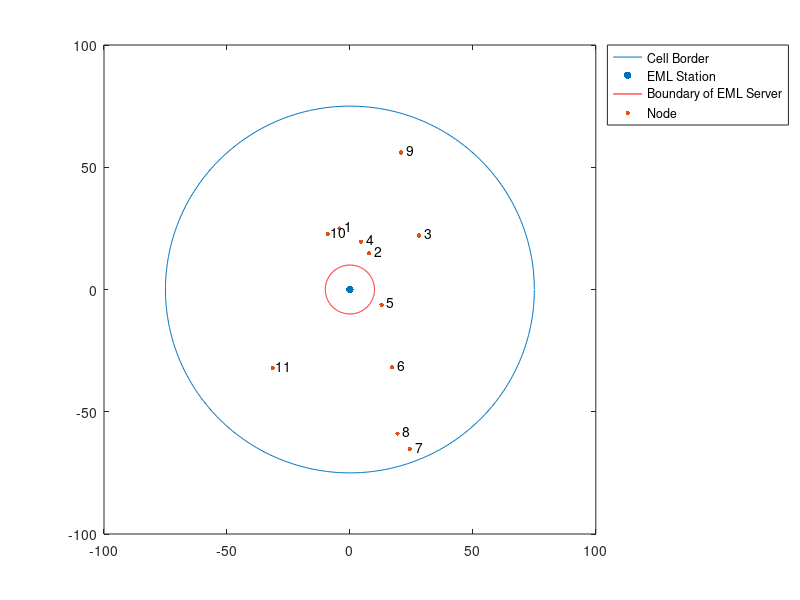

Write the MATLAB code that produced this figure. (Note: this script raises an error after producing the figure.)
clc
clear
close all
rng(4);
tic;
cell_rad=75;% radius of the cell in m
N=11;        % number of Nodes 
Ntx4 = 4;
Nrx4 = 4;
Ntx16 = 16;
Nrx16 = 16;
Ntx32 = 32;
Nrx32 = 32;

c = 3e8;        % propagation speed
fc = 1000e9;      % carrier frequency
lambda = c/fc;  % wavelength


% plotting circle of radius=cell_rad
x=0:0.01:(2*pi);
x_c=cell_rad.*cos(x);
y_c=cell_rad.*sin(x);
plot(x_c,y_c); hold on;
% scattering Nodes uniformly within circle of radius=cell_rad and EML Server at the centre of the cell
scatter(0,0,30,'black','filled');hold on; % EML Server at the center of the cell
x_cb=10.*cos(x); % red circle of 10 for boundary around EML Server
y_cb=10.*sin(x); % red circle of 10 for boundary around EML Server
plot(x_cb,y_cb,'r'); hold on;
r_tx=10+((cell_rad-10).*rand([1,N])); %+10 because no transmitter inside 10m of BS...radius of node 
theta_tx=(2*pi).*rand([1,N]); %theta of node
NumberLabel = cellstr(num2str([1:N]'));
x_tx=r_tx.*cos(theta_tx);
y_tx=r_tx.*sin(theta_tx);
scatter(x_tx,y_tx,10,'blue','filled'); hold on;
text(x_tx+1, y_tx+1, NumberLabel);
legend('Cell Border','EML Station','Boundary of EML Server','Node','Location','NorthEastOutside');


% % % rbi_gen = rand(1,N);  %generating random RBI levels from uniform distribution, for N nodes
% rbi_gen = abs(normrnd(0.7,0.4,[1,N]));
rbi_gen = abs(normrnd(0.7,0.5,[1,N]));
for i = 1:length(rbi_gen)
    if rbi_gen(i) > 1
%         rbi_gen(i) = (randi([3,10]))/10;
          rbi_gen(i) = (randi([3,5]))/10;
    end
end

%Initialising Node struct
Node = repmat(struct('node_id',0, 'rbi', 0, 'x_cor', 0, 'y_cor', 0, 'status', 0, 'service_status', 0, 'service', 0, 'Adjacency_vector' , zeros(1,N)),N,1);
%Using repmat instaed of preallocating for faster execution

% % % NSA = 0.6;

for i = 1:N
    Node(i).node_id = i;    %Assigning node id
    Node(i).rbi = rbi_gen(i);   %Assigning RBI level
    Node(i).x_cor = x_tx(i);   %Assigning X Coordinate 
    Node(i).y_cor = y_tx(i);   %Assigning Y Coordinate
    if Node(i).rbi < 0.3
        Node(i).status = 0;  % 0 = Energy Harvesting state
    else
        Node(i).status = 1;  % 1 = Active state
    end
    
    Node(i).min_sinr = -50; %The minimum detectable value of the received sinr such that the Tx is received, here it is taken arbitrarly as -110dB
    
% % %     if (Node(i).status == 1 && Node(i).rbi > 0.5 && NSA > 0.5)
% % %         Node(i).P_tx = 500*10^(-3);  % If Node is active and has RBI > 0.5, the transmit power is 500mW
% % %     elseif (Node(i).status == 1 && Node(i).rbi < 0.5 && Node(i).rbi > 0.3 && NSA > 0.5)
% % %          Node(i).P_tx = 250*10^(-3);  % If Node is active and has RBI < 0.5 and > 0.3, the transmit power is 250m
% % %     elseif (Node(i).status == 1 && Node(i).rbi > 0.5 && NSA < 0.5)
% % %         Node(i).P_tx = 500*10^(-3);
% % %     elseif (Node(i).status == 1 && Node(i).rbi < 0.5 && Node(i).rbi > 0.3 && NSA < 0.5)
% % %          Node(i).P_tx = 250*10^(-3);
% % %     end
    
    if Node(i).status == 1           % creating an Adjacency vector so as to create Adjacency matrix later
        Node(i).Adjacency_vector = ones(1,N);
        Node(i).Adjacency_vector(i) = 0;
    else
        Node(i).Adjacency_vector = zeros(1,N);
    end
    
end 

Adjacency_matrix = zeros(N,N);%Creating an Adjacency matrix for the network
for i = 1:N
    Adjacency_matrix(i,:) = Node(i).Adjacency_vector;
end

for i = 1:N
     if Node(i).status == 0   %If a node is in harvesting then making sure it does not recieve
        Adjacency_matrix(:,i) = 0;
     end
end


grap = digraph(Adjacency_matrix);
figure;
plot(grap);title('Graph of all active nodes');


% computing distance( in m) between Node k and Node l
% for all k and l from 1 to N(number of links)
d_m=zeros(N,N); % distance matrix
for k=1:N % LOOP for selecting transmitter 
    for l=1:N % LOOP for selecting receiver
        d_m(k,l)=sqrt((x_tx(k)-x_tx(l))^2 + (y_tx(k)-y_tx(l))^2);
    end
end

%to count the number of active nodes
No_active_nodes = 0;
for i = 1:N
    if Node(i).status ~= 0
        No_active_nodes = No_active_nodes + 1;
    end
end


% Assigning services to Nodes to simulate busy nodes and dynamic spectrum
% We take three services SP1 (highest priority, highest BW), SP2(medium
% priority and BW) and SP3 (Lowest priority and BW)
% Service status will tell if the active node is either Tx(1) or Rx(2) or
% idle(0)
% Servive will hold what kind of service it being transmitted, p1, p2, p3
% or none(0)

% norand = abs(normrnd(0, 1.1, [1,No_active_nodes])); 
norand = abs(normrnd(0, 0.01, [1,No_active_nodes]));
% norand = abs(normrnd(0,0.7,[1,No_active_nodes])); % Generates random values from normal dist. so that a small number of values are greater than 1 and these can be used as Tx nodes
%mean 0 and var 1 gives good amount of busy nodes for rng seed 3 to get NSA
%less than 0.5

% Now we write a piece of code to check if half or half - 1 or more than
% half of the values of norand are greater than 1, if yes then we modify
% the norand value such that only less than half - 1 number of values are
% greater than 1

countnor = 0;
for i = 1:No_active_nodes
    if norand(i) >= 1
       countnor = countnor + 1; 
    end
end

countcng = countnor;
if countnor >= (No_active_nodes/2) - 1 
   disp("Error, applying correction")
   for i = 1:No_active_nodes
      if norand(i) >= 1
         if countcng >= (No_active_nodes/2) - 1
            norand(i) = rand;
            countcng = countcng - 1;
         end
      end
   end
end

% Correction is done

j = 1;
for i = 1:N
    if Node(i).status == 1
        if norand(j) >= 1 
            Node(i).service_status = 1;
            % Now the followng code is to assign a service to the Tx node with
            % service p1 occuring with 50% probability, p2 with prob. 30% and p3 with prob. 20%
            rn = rand;
            if rn <= 0.5
                Node(i).service = 1;
            elseif rn > 0.5 && rn <= 0.8
                Node(i).service = 2;
            else 
                Node(i).service = 3;
            end
        end
        j = j+1;
    end
end

% Now we need to choose the destination for the nodes which are
% transmitting, for simplicity we assume dirct source to destination
% transmission
% We also create a service matrix will holds all the dirct transmissions
% and spectrum matrix will contain the BW used for the links from source (row number)
% and destination (column number)

% First we collect all the nodes which are capable of Rx into an array
collec_arr = zeros(1,N);
Already_tx_count = 0;
for i = 1:N
    if Node(i).status == 1 && Node(i).service_status == 0 % If node is active and idle
        collec_arr(1,i) = Node(i).node_id; 
    end
    if Node(i).status == 1 && Node(i).service_status == 1 % If node is active and idle
         Already_tx_count = Already_tx_count +1; % counts the number of already Tx nodes 
    end
end


collec_arr1 = nonzeros(collec_arr);
collec_arr_len = length(collec_arr1);

skip_itr2 = 0; % skip iteration count if number of already Tx nodes is greater then the avaliable nodes for reception
if Already_tx_count > collec_arr_len
%     disp(ind);
    disp("This iteration has already Tx nodes greater than nodes avaliable for reception");
    skip_itr2 = skip_itr2 + 1;
    return;
end
    
    
% Now we rearrange collec_arr1 according to random permutation to simulate
% random selection of target
collec_arr1 = collec_arr1(randperm(length(collec_arr1)));
% We also create a service matrix and a spectrum matrix
ser_mat = zeros(N,N);
spec_mat = zeros(N,N); % Holds the services in busy nodes
spec_mat_occp = zeros(N,N);   % Holds the spectrum usage in MHz in busy nodes

% Now we assign destinations
for i = 1:N
    if Node(i).status == 0
        continue;
    end
    if Node(i).service_status == 1
        Node(collec_arr1(1)).service_status = 2;
        ser_mat(i,collec_arr1(1)) = Node(i).service;
        spec_mat(i,collec_arr1(1)) = Node(i).service;
        collec_arr1(1,1) = 0;
        collec_arr1 = nonzeros(collec_arr1);
    end
end

% Plot of all occupied paths 
grap_occupied_paths = digraph(spec_mat);
figure;
plot(grap_occupied_paths);
title('The graph of occupied paths among the active nodes');

% Now we create a service adjacency matrix and graph avaliable for new
% transmission
ser_adj = zeros(N,N);
for i = 1:N
    if Node(i).status == 1 && Node(i).service_status == 0 % If the node is active and idle
        ser_adj(i,:) = ones(1,N);
        ser_adj(i,i) = 0;
    end
end

for i = 1:N
    if Node(i).status == 0 || Node(i).service_status == 1  || Node(i).service_status == 2 % If node is asleep or Tx or Rx, making ser_adj such that it does not participate
        ser_adj(:,i) = 0;
    end
end

No_active_avaliable_nodes = 0;
for i = 1:N
    if Node(i).status ~= 0 && Node(i).service_status == 0
        No_active_avaliable_nodes = No_active_avaliable_nodes + 1;
    end
end

skip_itr = 0; % skip iteration if there are 0 or 1 nodes avaliable for new transmission
if No_active_avaliable_nodes == 0 || No_active_avaliable_nodes == 1
%     disp(ind);
    disp("This iteration has 0 free nodes");
    skip_itr = skip_itr + 1;
    return;
end


% Plot of all avaliable paths
grap_paths = digraph(ser_adj);
figure;
plot(grap_paths);
title('All avaliable paths for new transmission');

% 4G max channel BW is 20Mhz
% 5G uses channel BW of upto 100Mhz
% We assume the total bandwidth avaliable for the cell is 1Ghz
% We allocate BW of 80Mhz for SP1, 50Mhz for SP2 and 30Mhz for SP3
% Now we calculate the NSA based on the spectrum matrix

cell_channel_bandwidth = 1000; % In Mhz
used_spectrum = 0; %in Mhz
for i = 1:N
    for j = 1:N
        if spec_mat(i,j) == 1
            used_spectrum = used_spectrum + 80;
            spec_mat_occp(i,j) = 80;
        elseif spec_mat(i,j) == 2
            used_spectrum = used_spectrum + 50;
            spec_mat_occp(i,j) = 50;
        elseif spec_mat(i,j) == 3
            used_spectrum = used_spectrum + 30;
            spec_mat_occp(i,j) = 30;
        elseif spec_mat(i,j) == 0
            used_spectrum = used_spectrum + 0;
            spec_mat_occp(i,j) = 0;
        end
    end
end

if (used_spectrum > cell_channel_bandwidth)
    disp('Error: Spectrum allocated for services exceeds maximum cell chanel bandwidth');
end

NSA = (cell_channel_bandwidth - used_spectrum)/cell_channel_bandwidth;

% Now we decide on the Ptx of nodes based on the RBI levels and NSA
% according to BCG matrix
Higher_Tx_power = 1500*10^(-3);
Lower_Tx_power = 1000*10^(-3);
for i = 1:N    
    if (Node(i).status == 1 && Node(i).rbi >= 0.5 && NSA >= 0.5)
% % %         Node(i).P_tx = 500*10^(-3);  % If Node is active and has RBI > 0.5, the transmit power is 500mW
        Node(i).P_tx = Higher_Tx_power;
    elseif (Node(i).status == 1 && Node(i).rbi < 0.5 && Node(i).rbi >= 0.3 && NSA >= 0.5)
% % %          Node(i).P_tx = 250*10^(-3);  % If Node is active and has RBI < 0.5 and > 0.3, the transmit power is 250m
         Node(i).P_tx = Lower_Tx_power;
    elseif (Node(i).status == 1 && Node(i).rbi >= 0.5 && NSA < 0.5)
% % %         Node(i).P_tx = 500*10^(-3);
        Node(i).P_tx = Higher_Tx_power;
    elseif (Node(i).status == 1 && Node(i).rbi < 0.5 && Node(i).rbi >= 0.3 && NSA < 0.5)
% % %          Node(i).P_tx = 250*10^(-3);
         Node(i).P_tx = Lower_Tx_power;
    end
end


f = 1000*10^9; %Carrier Frequency
n = 2; %Path Loss Component
grv = 3.1449;  %AWGN noise with 0 mean and 3.1449db variance
h_dB = zeros(N,N);
h_mag = zeros(N,N);
for i = 1:N
    for j = 1:N
        if i == j
            h_dB(i,i) = NaN; 
            h_mag(i,i) = NaN;
            continue;
        end
        
        h_dB(i,j) = (20*(log10((4*pi*f)/(3*(10^8))))) + (10*n*log10(d_m(i,j))) + grv;   % Path Loss matrix in dB
        h_mag(i,j) = 10^(h_dB(i,j)/10);
    end
    
end

Ptx_inf = 100*10^(-3); %Interference from other nodes... Tx power is taken as 100mW
No_dBm = -174;   %AWGN Noise is taken as -174 dBm/Hz
B = 50*10^(9);   % Bandwidth is 50GHz 
No_W = (10^(No_dBm/10))*1000;
N_B = No_W*B;    %AWGN noise power

P_inf = zeros(1,N);
P_inf_dB = zeros(1,N);
for i = 1:N
    if Node(i).status == 0
        P_inf(i) = NaN;
        P_inf_dB(i) = NaN;
        continue;
    end
    for j = 1:N
        if j == i || Node(j).status == 0
            continue;
        end
       P_inf(i) = P_inf(i) + (Ptx_inf/h_mag(i,j)); 
       P_inf_dB(i) = 10*log10(P_inf(i));
    end
end



% % % Src = input('Enter Source Node ID \n');
% % % Des = input('Enter destination Node ID \n');
% % % set = 0;
% % % for i = 1:N
% % %     for j = 1:N
% % %         if ser_adj(i,j) == 1
% % %             Src = i;
% % %             Des = j;
% % %             set = 1;
% % %             break;
% % %         end
% % %     end
% % %     if set == 1
% % %         break;
% % %     end
% % % end

% % % [r1,c1] = find(ser_adj); % Getting the row and coloumn numbers of all non zero values, i.e, all nodes between which new tx can occur 
% % % ran_si = size(r1);
% % % ran_tem = ran_si(1);
% % % ran_ind = randi(ran_tem); % picking a random row and col number
% % % Src = r1(ran_ind);
% % % Des = c1(ran_ind);

Src = 7;
Des = 11;

if Node(Src).status == 0
    disp('Source is in Harvesting mode in iteration \n');
%     disp(ind);
    return
elseif Node(Des).status == 0
    disp('Destination is in Harvesting mode in iteration \n');
%     disp(ind);
    return
elseif Node(Src).service_status ~= 0
    disp('Source is already Transmitting or Receiving in iteration \n');
%     disp(ind);
    disp(Src);
    disp(Des);
elseif Node(Des).service_status ~=0
    disp('Destination is already Transmitting or Receiving in iteration \n');
%     disp(ind);
    disp(Src);
    disp(Des);
end

Src_Des_info = zeros(N,N);
Src_Des_info(Src,Des) = 1;

%for N=10...5,10
%for N=7....1,6
%for N=8...6,7
%for N=9...5,4
%for N=11...5,10
%for N=12...5,10 or 2,6 or 5,6
%for N=12 and var = 1.5... 6,9
% for N= 15 and var = 1 ... 4,3


if No_active_avaliable_nodes > 12
    paths = allpaths(grap_paths,Src,Des, 'MaxPathLength', 6);
else
    paths = allpaths(grap_paths,Src,Des);
    %paths = allpaths(grap_paths,4,3);
end
i = size(paths);
psize = i(1);



pat_mat = zeros(psize, No_active_nodes);



for i = 1:psize
    p = paths(i,:);
    p1 = cell2mat(p);
    pat_mat(i,1:length(p1)) = p1;
end
%pat_mat contains the paths in each row with zeros appended at end


SE_SISO = zeros(psize, N);
SINR_SISO = nan(psize, N);
SINR_dB_SISO = nan(psize, N);
SINR_m_dB_SISO = nan(psize, N);
SE4 = zeros(psize, N);
SINR4 = nan(psize, N);
SINR4_dB = nan(psize, N);
SINR4_m_dB = nan(psize, N);
SE16 = zeros(psize, N);
SINR16_dB = nan(psize, N);
SINR16 = nan(psize, N);
SINR16_m_dB = nan(psize, N);
SE32 = zeros(psize, N);
SINR32 = nan(psize, N);
SINR32_dB = nan(psize, N);
SINR32_m_dB = nan(psize, N);
SE_SISO_path = zeros(psize, 1);
SE_SISO_path1 = zeros(psize, 1);
SE_SISO_dB = zeros(psize, 1);
SE4_path = zeros(psize, 1);
SE4_path1 = zeros(psize, 1);
SE4_dB = zeros(psize, 1);
SE16_path = zeros(psize, 1);
SE16_path1 = zeros(psize, 1);
SE16_dB = zeros(psize, 1);
SE32_path = zeros(psize, 1);
SE32_path1 = zeros(psize, 1);
SE32_dB = zeros(psize, 1);

EE_SISO = zeros(psize, 1);
EE_SISO_dB = zeros(psize, 1);
EE4 = zeros(psize, 1);
EE4_dB = zeros(psize, 1);
EE16 = zeros(psize, 1);
EE16_dB = zeros(psize, 1);
EE32 = zeros(psize, 1);
EE32_dB = zeros(psize, 1);

ber_sisomp = zeros(psize, N);
ber_mimomp4 = zeros(psize, N);
ber_mimomp16 = zeros(psize, N);
ber_mimomp32 = zeros(psize, N);
ber_sisomp_btlnk = zeros(psize, 1);
ber_mimomp4_btlnk = zeros(psize, 1);
ber_mimomp16_btlnk = zeros(psize, 1);
ber_mimomp32_btlnk = zeros(psize, 1);

relsiz = zeros(psize,1); %This matrix stores the length of each corresponding path, to be used in results

a_time = 0;
b_time = 0;



for k = 1:psize
    relay = pat_mat(k,:); %To select one path from the matrix
    relay = nonzeros(relay)'; %To remove zero padding at the end of each path
    L = length(relay); %To store length of the selected path
    relsiz(k,1) = L;
    
    
    Nframe = 1e3;
    Nbitperframe = 1e4;
    Nsamp = Nframe*Nbitperframe;
    ebn0_param = 240;
    Nsnr = numel(ebn0_param);
    Nscat = 8;
    rel_size = numel(relay);
    
    %C_mimo_cu4 = zeros(1,N);
    %C_mimo_ck4 = zeros(1,N);



    %C_mimo_cu16 = zeros(1, N);
    %C_mimo_ck16 = zeros(1,rel_size);



    %C_mimo_cu32 = zeros(1,N);
    %C_mimo_ck32 = zeros(1,N);



    %C_mimo_cu_siso = zeros(1,N);
    %C_mimo_ck_siso = zeros(1,N);
    
    for i = 1:rel_size
        if i == rel_size
            break;
        end
        
        
        txcenter = [x_tx(relay(i));y_tx(relay(i));0];
        rxcenter = [x_tx(relay(i+1));y_tx(relay(i+1));0];

        % SISO Channel

        [~,txang] = rangeangle(rxcenter,txcenter);
        [~,rxang] = rangeangle(txcenter,rxcenter);

        txsipos = [0;0;0];
        rxsopos = [0;0;0];

        % Path Loss 
        n = 2; %Path Loss Component
        grv = 3.1449;  %AWGN noise with 0 mean and 3.1449db variance
        h_dB =  (20*(log10((4*pi*fc)/(3*(10^8))))) + (10*n*log10(norm(rxcenter-txcenter))) + grv;   % Path Loss matrix in dB
        h_mag = 10^(h_dB/10);
        % h = randn + 1i*randn;
        % g = 1;  % gain for the path
        g = 1/h_mag;   
        
        
        sisochan = scatteringchanmtx(txsipos,rxsopos,txang,rxang,g);

        % Using BPSK modulation, the bit error rate (BER) for such a SISO channel can be plotted as
        Nsamp = 1e6;
        x = randi([0 1],Nsamp,1);
        
        txarray4 = phased.ULA('NumElements',Ntx4,'ElementSpacing',lambda/2);
        txmipos4 = getElementPosition(txarray4)/lambda;

        rxarray4 = phased.ULA('NumElements',Nrx4,'ElementSpacing',lambda/2);
        rxmopos4 = getElementPosition(rxarray4)/lambda;

        txarray16 = phased.ULA('NumElements',Ntx16,'ElementSpacing',lambda/2);
        txmipos16 = getElementPosition(txarray16)/lambda;

        rxarray16 = phased.ULA('NumElements',Nrx16,'ElementSpacing',lambda/2);
        rxmopos16 = getElementPosition(rxarray16)/lambda;

        txarray32 = phased.ULA('NumElements',Ntx32,'ElementSpacing',lambda/2);
        txmipos32 = getElementPosition(txarray32)/lambda;

        rxarray32 = phased.ULA('NumElements',Nrx32,'ElementSpacing',lambda/2);
        rxmopos32 = getElementPosition(rxarray32)/lambda;
        
        [txang,rxang,scatg,scatpos] = ...
        My_helperComputeRandomScatterer(txcenter,rxcenter,Nscat,fc);
%         My_helperComputeRandomScatterer(txcenter,rxcenter,Nscat,fc);
        
        % helperPlotSpatialMIMOScene(txsipos,rxsopos,...
        %     txcenter,rxcenter,scatpos);
        
        
        %%%
        %%% BER Calculation
        
        %%% SISO
        
        % SISO Multipath

        Nframe = 1e3;
        Nbitperframe = 1e3;
        Nsamp = Nframe*Nbitperframe;

        x = randi([0 1],Nbitperframe,1);
        x4 = randi([0 1],Nbitperframe,Ntx4);
        x16 = randi([0 1],Nbitperframe,Ntx16);
        x32 = randi([0 1],Nbitperframe,Ntx32);

        nerr_siso = zeros(1,Nsnr);
        nerr4 = zeros(Nrx4,Nsnr);
        nerr16 = zeros(Nrx16,Nsnr);
        nerr32 = zeros(Nrx32,Nsnr);

% % %         for m = 1:Nframe
% % %             
% % %             % SISO Multipath
% % %             
% % %             sisompchan = scatteringchanmtx(txsipos,rxsopos,txang,rxang,scatg);
% % %             wr_siso = sisompchan'/norm(sisompchan);
% % %             nerr_siso = nerr_siso+helperMIMOBER(sisompchan,x,ebn0_param,1,wr_siso);
% % %             
% % %             % 4x4 Multipath
% % %             
% % %             mimompchan4 = scatteringchanmtx(txmipos4,rxmopos4,txang,rxang,scatg);
% % %             [u4,s4,v4] = svd(mimompchan4);
% % %             wt_4 = u4(:,1)';
% % %             wr_4 = v4(:,1);
% % %             nerr4 = nerr4+helperMIMOBER(mimompchan4,x,ebn0_param,wt_4,wr_4);
% % %             
% % %             % 16x16 Multipath
% % %             
% % %             mimompchan16 = scatteringchanmtx(txmipos16,rxmopos16,txang,rxang,scatg);
% % %             [u16,s16,v16] = svd(mimompchan16);
% % %             wt16 = u16(:,1)';
% % %             wr16 = v16(:,1);
% % %             nerr16 = nerr16+helperMIMOBER(mimompchan16,x,ebn0_param,wt16,wr16);
% % %             
% % %             % 32x32 Multipath
% % %             
% % %             mimompchan32 = scatteringchanmtx(txmipos32,rxmopos32,txang,rxang,scatg);
% % %             [u32,s32,v32] = svd(mimompchan32);
% % %             wt32 = u32(:,1)';
% % %             wr32 = v32(:,1);
% % %             nerr32 = nerr32+helperMIMOBER(mimompchan32,x,ebn0_param,wt32,wr32);
% % %             
% % %         end
% % %         ber_sisomp(k,(i+1)) = nerr_siso/Nsamp;
% % %         ber_mimomp4(k,(i+1)) = nerr4/Nsamp;
% % %         ber_mimomp16(k,(i+1)) = nerr16/Nsamp;
% % %         ber_mimomp32(k,(i+1)) = nerr32/Nsamp;
        
       
        
        %%%

        C_mimo_ck4_temp = zeros(1,Nsnr);
        C_mimo_ck16_temp = zeros(1,Nsnr);
        C_mimo_ck32_temp = zeros(1,Nsnr);
        C_mimo_ck_siso_temp = zeros(1,Nsnr);
        
        Ntrial = 1000;
        
        for m = 1:Nsnr
            for n = 1:Ntrial
                
                % SISO
                
                % BER
                sisompchan = scatteringchanmtx(txsipos,rxsopos,txang,rxang,scatg);
                wr_siso = sisompchan'/norm(sisompchan);
                nerr_siso = nerr_siso+helperMIMOBER(sisompchan,x,ebn0_param,1,wr_siso);
                
                
                % Capacity
                N0 = db2pow(-ebn0_param(m));
                % [~,~,~,~,cu_siso] = diagbfweights(sisochan,1,N0,'uniform');
                [~,~,~,~,ck_siso] = diagbfweights(sisochan,1,N0,'waterfill');
                % C_mimo_cu_siso(m) = C_mimo_cu_siso(m)+cu_siso;
                C_mimo_ck_siso_temp(m) = C_mimo_ck_siso_temp(m)+ck_siso;


                % 4x4 BER
                
                mimompchan4 = scatteringchanmtx(txmipos4,rxmopos4,txang,rxang,scatg);
% % %                 [u4,s4,v4] = svd(mimompchan4);
% % %                 wt_4 = u4(:,1)';
% % %                 wr_4 = v4(:,1);
% % %                 nerr4 = nerr4+helperMIMOBER(mimompchan4,x,ebn0_param,wt_4,wr_4);
% % %                 [wp_4,wc_4] = diagbfweights(mimompchan4);
% % %                 nerr4 = nerr4+helperMIMOMultistreamBER(mimompchan4,x4,ebn0_param,wp_4,wc_4);
                
                
                
                
                % 4x4 Capacity
% % %                 mimompchan4 = scatteringchanmtx(txmipos4,rxmopos4,txang,rxang,scatg);
                N0 = db2pow(-ebn0_param(m));
                % [~,~,~,~,cu4] = diagbfweights(mimompchan4,1,N0,'uniform');
                [wp_4,wc_4,~,~,ck4] = diagbfweights(mimompchan4,1,N0,'waterfill');
                nerr4 = nerr4+helperMIMOMultistreamBER(mimompchan4,x4,ebn0_param,wp_4,wc_4);
                % C_mimo_cu4(m) = C_mimo_cu4(m)+cu4;
                C_mimo_ck4_temp(m) = C_mimo_ck4_temp(m)+ck4;


                % 16x16 BER
                
                mimompchan16 = scatteringchanmtx(txmipos16,rxmopos16,txang,rxang,scatg);
% % %                 [u16,s16,v16] = svd(mimompchan16);
% % %                 wt16 = u16(:,1)';
% % %                 wr16 = v16(:,1);
% % %                 nerr16 = nerr16+helperMIMOBER(mimompchan16,x,ebn0_param,wt16,wr16);
% % %                 [wp_16,wc_16] = diagbfweights(mimompchan16);
% % %                 nerr16 = nerr16+helperMIMOMultistreamBER(mimompchan16,x16,ebn0_param,wp_16,wc_16);
                
                
                
                
                % 16x16 Capacity
% % %                 mimompchan16 = scatteringchanmtx(txmipos16,rxmopos16,txang,rxang,scatg);
                N0 = db2pow(-ebn0_param(m));
                % [~,~,~,~,cu16] = diagbfweights(mimompchan16,1,N0,'uniform');
                [wp_16,wc_16,~,~,ck16] = diagbfweights(mimompchan16,1,N0,'waterfill');
                nerr16 = nerr16+helperMIMOMultistreamBER(mimompchan16,x16,ebn0_param,wp_16,wc_16);
                % C_mimo_cu16(m) = C_mimo_cu16(m)+cu16;
                C_mimo_ck16_temp(m) = C_mimo_ck16_temp(m)+ck16;


                % 32x32 BER
                
                mimompchan32 = scatteringchanmtx(txmipos32,rxmopos32,txang,rxang,scatg);
% % %                 [u32,s32,v32] = svd(mimompchan32);
% % %                 wt32 = u32(:,1)';
% % %                 wr32 = v32(:,1);
% % %                 nerr32 = nerr32+helperMIMOBER(mimompchan32,x,ebn0_param,wt32,wr32);
% % %                 [wp_32,wc_32] = diagbfweights(mimompchan32);
% % %                 nerr32 = nerr32+helperMIMOMultistreamBER(mimompchan32,x32,ebn0_param,wp_32,wc_32);
                
                
                
                
                
                % 32x32 Capacity
% % %                 mimompchan32 = scatteringchanmtx(txmipos32,rxmopos32,txang,rxang,scatg);
                N0 = db2pow(-ebn0_param(m));
                % [~,~,~,~,cu32] = diagbfweights(mimompchan32,1,N0,'uniform');
                [wp_32,wc_32,~,~,ck32] = diagbfweights(mimompchan32,1,N0,'waterfill');
                nerr32 = nerr32+helperMIMOMultistreamBER(mimompchan32,x32,ebn0_param,wp_32,wc_32);
                %C_mimo_cu32(m) = C_mimo_cu32(m)+cu32;
                C_mimo_ck32_temp(m) = C_mimo_ck32_temp(m)+ck32;
            end
            
            
            ber_sisomp(k,(i+1)) = nerr_siso/Nsamp;
% % %             ber_mimomp4(k,(i+1)) = nerr4/Nsamp;
            ber_mimompdiag4 = nerr4/Nsamp;
            ber_mimomp4(k,(i+1)) = ber_mimompdiag4(1,:).';
% % %             ber_mimomp16(k,(i+1)) = nerr16/Nsamp;
            ber_mimompdiag16 = nerr16/Nsamp;
            ber_mimomp16(k,(i+1)) = ber_mimompdiag16(1,:).';
% % %             ber_mimomp32(k,(i+1)) = nerr32/Nsamp;
            ber_mimompdiag32 = nerr32/Nsamp;
            ber_mimomp32(k,(i+1)) = ber_mimompdiag32(1,:).';
        
        end
        
        SE_SISO(k,i) = C_mimo_ck_siso_temp/Ntrial; % SE: 1st cell in each row gives the SE of link between 1st and 2nd node
        SINR_SISO(k,(i+1)) = (2^(SE_SISO(k,i))) - 1; % SINR: 2st cell in each row gives the Rx SINR of link between 1st and 2nd node at the 2nd node
        SINR_dB_SISO(k,(i+1)) = 10*log10(SINR_SISO(k,(i+1)));
        
        SINR_m_dB_SISO(k,(i+1)) = SINR_dB_SISO(k,(i+1)) - (-40);  % SINR threshold at Rx is -40 dB
        SE4(k,i) = C_mimo_ck4_temp/Ntrial;
        SINR4(k,(i+1)) = (2^(SE4(k,i))) - 1;
        SINR4_dB(k,(i+1)) = 10*log10(SINR4(k,(i+1)));
        SINR4_m_dB(k,(i+1)) = SINR4_dB(k,(i+1)) - (-40);
        SE16(k,i) = C_mimo_ck16_temp/Ntrial;
        SINR16(k,(i+1)) = (2^(SE16(k,i))) - 1;
        SINR16_dB(k,(i+1)) = 10*log10(SINR16(k,(i+1)));
        SINR16_m_dB(k,(i+1)) = SINR16_dB(k,(i+1)) - (-40);
        SE32(k,i) = C_mimo_ck32_temp/Ntrial;
        SINR32(k,(i+1)) = (2^(SE32(k,i))) - 1;
        SINR32_dB(k,(i+1)) = 10*log10(SINR32(k,(i+1)));
        SINR32_m_dB(k,(i+1)) = SINR32_dB(k,(i+1)) - (-40);
        
    end
    

    
    
    
    
    disp("Path No. done");
    disp(k);
    disp("Remaining paths are:")
    disp(psize - (k));
    a_time = toc;
    Act_time = a_time - b_time;
    b_time = a_time;
    disp("Time taken for this single path:")
    disp(Act_time);

    
end

time_to_cal_path_SE = toc;
disp("Time take to find SE of each link of all paths:")
disp(time_to_cal_path_SE);





for i = 1:psize
    relay = pat_mat(i,:); %To select one path from the matrix
    relay = nonzeros(relay)'; %To remove zero padding at the end of each path
    L = length(relay); %To store length of the selected path
    temp_SISO = nonzeros(SE_SISO(i,:));
    SE_SISO_path(i,:) = min(temp_SISO);
    SE_SISO_path1(i,:) = SE_SISO_path(i,:)/(L-1);
    SE_SISO_dB(i,:) = 10*log10(SE_SISO_path1(i,1));
    temp_4 = nonzeros(SE4(i,:));
    SE4_path(i,:) = min(temp_4);
    SE4_path1(i,:) = SE4_path(i,:)/(L-1);
    SE4_dB(i,:) = 10*log10(SE4_path1(i,1));
    temp_16 = nonzeros(SE16(i,:));
    SE16_path(i,:) = min(temp_16);
    SE16_path1(i,:) = SE16_path(i,:)/(L-1);
    SE16_dB(i,:) = 10*log10(SE16_path1(i,1));
    temp_32 = nonzeros(SE32(i,:));
    SE32_path(i,:) = min(temp_32);
    SE32_path1(i,:) = SE32_path(i,:)/(L-1); 
    SE32_dB(i,:) = 10*log10(SE32_path1(i,1));
    
    
    %To calculate EE of the selected path
    P_ckt = 0.010; % Circuit Power in W
    Power_tx = 0;
    for j = 1:(L-1)
    Power_tx = Power_tx + Node(relay(j)).P_tx + P_ckt;
    end
    %disp(Power_tx);
    EE_SISO(i,1) = SE_SISO_path1(i,1)/(Power_tx);
    EE_SISO_dB(i,1) = 10*log10(EE_SISO(i,1));
    EE4(i,1) = SE4_path1(i,1)/(Power_tx);
    EE4_dB(i,1) = 10*log10(EE4(i,1));
    EE16(i,1) = SE16_path1(i,1)/(Power_tx);
    EE16_dB(i,1) = 10*log10(EE16(i,1));
    EE32(i,1) = SE32_path1(i,1)/(Power_tx);
    EE32_dB(i,1) = 10*log10(EE32(i,1));
    
    
    %%% BER 
    
    % We put the max BER of a path as bottleneck of the path and put it
    % into ber_bottleneck
    ber_sisomp_btlnk(i,1) = max(ber_sisomp(i,:));  % For SISO multipath
    
    ber_mimomp4_btlnk(i,1) = max(ber_mimomp4(i,:)); % For 4x4 Multipath
    
    ber_mimomp16_btlnk(i,1) = max(ber_mimomp16(i,:)); % For 16x16 Multipath
    
    ber_mimomp32_btlnk(i,1) = max(ber_mimomp32(i,:)); % For 32x32 Multipath
   
end


%Result of EE,SE,SINR-m Vs No of intermediate relays
count = hist(relsiz,1:max(relsiz)); % Creates a vector where in each cell contains the total paths with length equal to column number
sm_SISO_mat = zeros((No_active_nodes),(psize)); %This matrix is used to store the sinr margins like ,row 3 contains the  avg sirn margins of all the paths that are of length 3 and so on... for a path with length 3 the avg sinr on that path is calculated and inserted into this matrix at row 3
sm4_mat = zeros((No_active_nodes),(psize)); %This matrix is used to store the sinr margins like ,row 3 contains the  avg sirn margins of all the paths that are of length 3 and so on... for a path with length 3 the avg sinr on that path is calculated and inserted into this matrix at row 3
sm16_mat = zeros((No_active_nodes),(psize)); %This matrix is used to store the sinr margins like ,row 3 contains the  avg sirn margins of all the paths that are of length 3 and so on... for a path with length 3 the avg sinr on that path is calculated and inserted into this matrix at row 3
sm32_mat = zeros((No_active_nodes),(psize)); %This matrix is used to store the sinr margins like ,row 3 contains the  avg sirn margins of all the paths that are of length 3 and so on... for a path with length 3 the avg sinr on that path is calculated and inserted into this matrix at row 3
se_SISO_mat = zeros((No_active_nodes),(psize)); %This matrix is used to store the SE value like ,row 3 contains the SE values of all the paths that are of length 3 and so on...
ee_SISO_mat = zeros((No_active_nodes),(psize)); %This matrix is used to store the EE value like ,row 3 contains the EE values of all the paths that are of length 3 and so on...
se4_mat = zeros((No_active_nodes),(psize));
ee4_mat = zeros((No_active_nodes),(psize));
se16_mat = zeros((No_active_nodes),(psize));
ee16_mat = zeros((No_active_nodes),(psize));
se32_mat = zeros((No_active_nodes),(psize));
ee32_mat = zeros((No_active_nodes),(psize));
ber_SISO_mat = nan((No_active_nodes),(psize)); % %This matrix is used to store the BER of SISO value like ,row 3 contains the BER  of SISO values of all the paths that are of length 3 and so on...
ber4_mat = nan((No_active_nodes),(psize));
ber16_mat = nan((No_active_nodes),(psize));
ber32_mat = nan((No_active_nodes),(psize));


for i = 1:psize
    relay = pat_mat(i,:); %To select one path from the matrix
    relay = nonzeros(relay)'; %To remove zero padding at the end of each path
    L = length(relay); %To store length of the selected path
    
    
    %sm_mat will contain many zeros in a row and the sirn margins will be
    %inserted at any(actuall ith column) column since I can't figure out
    %how to insert it into continuous columns
    
    %SINR_m_dB contains many NaNs in its rows, so we first select ith row
    %remove its NaNs the calulate its mean then insert it into the row of
    %sm_mat whre row number equals length of path
    
    % SINRm For SISO
    temp_row = SINR_m_dB_SISO(i,:); % Selecting ith row of the SINR_m_dB matirx
    
    temp_row = temp_row';% converting to column vector
    temp_row = temp_row(~isnan(temp_row))'; %Removing NaNs from vector
 
    sm_SISO_mat(L,i) = mean(temp_row); %Calculating the mean sinr margin of a path then inserting into the row number which is equal to the length of the path
    
    % SINRm for 4x4
    
    temp_row1 = SINR4_m_dB(i,:); % Selecting ith row of the SINR_m_dB matirx
    
    temp_row1 = temp_row1';% converting to column vector
    temp_row1 = temp_row1(~isnan(temp_row1))'; %Removing NaNs from vector
 
    sm4_mat(L,i) = mean(temp_row1); %Calculating the mean sinr margin of a path then inserting into the row number which is equal to the length of the path
    
    % SINRm for 16x16
    
    temp_row2 = SINR16_m_dB(i,:); % Selecting ith row of the SINR_m_dB matirx
    
    temp_row2 = temp_row2';% converting to column vector
    temp_row2 = temp_row2(~isnan(temp_row2))'; %Removing NaNs from vector
 
    sm16_mat(L,i) = mean(temp_row2); %Calculating the mean sinr margin of a path then inserting into the row number which is equal to the length of the path

    % SINRm for 32x32
    
    temp_row3 = SINR32_m_dB(i,:); % Selecting ith row of the SINR_m_dB matirx
    
    temp_row3 = temp_row3';% converting to column vector
    temp_row3 = temp_row3(~isnan(temp_row3))'; %Removing NaNs from vector
 
    sm32_mat(L,i) = mean(temp_row3); %Calculating the mean sinr margin of a path then inserting into the row number which is equal to the length of the path

    
    
    se_SISO_mat(L,i) = SE_SISO_dB(i,1); %Getting the SE of SISO of the path then inserting into the row number which is equal to the length of the path
    ee_SISO_mat(L,i) = EE_SISO_dB(i,1); %Getting the EE of SISO of the path then inserting into the row number which is equal to the length of the path
    se4_mat(L,i) = SE4_dB(i,1);
    ee4_mat(L,i) = EE4_dB(i,1);
    se16_mat(L,i) = SE16_dB(i,1);
    ee16_mat(L,i) = EE16_dB(i,1);
    se32_mat(L,i) = SE32_dB(i,1);
    ee32_mat(L,i) = EE32_dB(i,1);
    
    
    % For BER
    ber_SISO_mat(L,i) = ber_sisomp_btlnk(i,1); % Gets the bottleneck BER of SISO and then places it in the ber_SISO_mat, at the row equal to the length of the path
    ber4_mat(L,i) = ber_mimomp4_btlnk(i,1);
    ber16_mat(L,i) =  ber_mimomp16_btlnk(i,1);
    ber32_mat(L,i) =  ber_mimomp32_btlnk(i,1);
    
end

%%% Removing NaNs from BER matrices and getting mean of non NaNs
avg_ber_SISO = zeros(No_active_nodes,1);
avg_ber4 = zeros(No_active_nodes,1);
avg_ber16 = zeros(No_active_nodes,1);
avg_ber32 = zeros(No_active_nodes,1);

for i = 1:No_active_nodes
    
    % For SISO
    
    temp_row_BER_SISO = ber_SISO_mat(i,:); % Selecting ith row of the ber_mat matirx
    temp_row_BER_SISO = temp_row_BER_SISO'; % converting to column vector
    temp_row_BER_SISO = temp_row_BER_SISO(~isnan(temp_row_BER_SISO))'; %Removing NaNs from vector
    avg_ber_SISO(i,1) = mean(temp_row_BER_SISO); % Getting the mean of all non nans and storing in avg_ber
    
    % For 4x4
    
    temp_row_BER4 = ber4_mat(i,:); % Selecting ith row of the ber_mat matirx
    temp_row_BER4 = temp_row_BER4'; % converting to column vector
    temp_row_BER4 = temp_row_BER4(~isnan(temp_row_BER4))'; %Removing NaNs from vector
    avg_ber4(i,1) = mean(temp_row_BER4); % Getting the mean of all non nans and storing in avg_ber
    
    % For 16x16
    
    temp_row_BER16 = ber16_mat(i,:); % Selecting ith row of the ber_mat matirx
    temp_row_BER16 = temp_row_BER16'; % converting to column vector
    temp_row_BER16 = temp_row_BER16(~isnan(temp_row_BER16))'; %Removing NaNs from vector
    avg_ber16(i,1) = mean(temp_row_BER16); % Getting the mean of all non nans and storing in avg_ber
    
    % For 32x32
    
    temp_row_BER32 = ber32_mat(i,:); % Selecting ith row of the ber_mat matirx
    temp_row_BER32 = temp_row_BER32'; % converting to column vector
    temp_row_BER32 = temp_row_BER32(~isnan(temp_row_BER32))'; %Removing NaNs from vector
    avg_ber32(i,1) = mean(temp_row_BER32); % Getting the mean of all non nans and storing in avg_ber
    
    
    
end



%Creating avg_sm, avg_se, avg_ee of Lx1 dim, where each row of the vector holds the avg of all the nonzero values of the corresponding row, of sm_mat, se_mat and ee_mat respectively.
avg_sm_SISO = zeros(No_active_nodes,1);
avg_se_SISO = zeros(No_active_nodes,1);
avg_ee_SISO = zeros(No_active_nodes,1);
avg_sm4 = zeros(No_active_nodes,1);
avg_se4 = zeros(No_active_nodes,1);
avg_ee4 = zeros(No_active_nodes,1);
avg_sm16 = zeros(No_active_nodes,1);
avg_se16 = zeros(No_active_nodes,1);
avg_ee16 = zeros(No_active_nodes,1);
avg_sm32 = zeros(No_active_nodes,1);
avg_se32 = zeros(No_active_nodes,1);
avg_ee32 = zeros(No_active_nodes,1);


for i = 2:No_active_nodes
    avg_sm_SISO(i,1) = mean(nonzeros(sm_SISO_mat(i,:)));
    avg_se_SISO(i,1) = mean(nonzeros(se_SISO_mat(i,:)));
    avg_ee_SISO(i,1) = mean(nonzeros(ee_SISO_mat(i,:)));
    avg_sm4(i,1) = mean(nonzeros(sm4_mat(i,:)));
    avg_se4(i,1) = mean(nonzeros(se4_mat(i,:)));
    avg_ee4(i,1) = mean(nonzeros(ee4_mat(i,:)));
    avg_sm16(i,1) = mean(nonzeros(sm16_mat(i,:)));
    avg_se16(i,1) = mean(nonzeros(se16_mat(i,:)));
    avg_ee16(i,1) = mean(nonzeros(ee16_mat(i,:)));
    avg_sm32(i,1) = mean(nonzeros(sm32_mat(i,:)));
    avg_se32(i,1) = mean(nonzeros(se32_mat(i,:)));
    avg_ee32(i,1) = mean(nonzeros(ee32_mat(i,:)));
    
end
%%

% Plot of Avg SE,EE of path with given No. of intermediate Nodes Vs No. of intermediate relay nodes

figure;
hold on;
grid on;
title('Avg SE,EE of path with given No. of intermediate Nodes Vs No. of intermediate relay nodes');
xlabel('No. of Intermediate nodes in a relay path');
ylabel('Avg. SE,EE in dB');
xaxis = (0:1:(No_active_nodes-2)); 
plot(xaxis,avg_se_SISO(2:end),'bo-','LineWidth',2);
plot(xaxis,avg_ee_SISO(2:end),'rx-','LineWidth',2);
plot(xaxis,avg_se4(2:end),'g+:','LineWidth',2);
plot(xaxis,avg_ee4(2:end),'m*:','LineWidth',2);
plot(xaxis,avg_se16(2:end),'ks--','LineWidth',2);
plot(xaxis,avg_ee16(2:end),'cd--','LineWidth',2);
plot(xaxis,avg_se32(2:end),'r^-.','LineWidth',2);
plot(xaxis,avg_ee32(2:end),'bv-.','LineWidth',2);

%plot(linspace(0,No_active_nodes,No_active_nodes-1),avg_sm(2:end),'k*-');
legend('SE SISO','EE SISO', 'SE 4x4', 'EE 4x4', 'SE 16x16', 'EE 16x16', 'SE 32x32', 'EE 32x32');
hold off;

% Plot of Avg SINR-m of path with given No. of intermediate Nodes Vs No. of intermediate relay nodes

figure;
hold on;
grid on;
title('Avg SINR-m of path with given No. of intermediate Nodes Vs No. of intermediate relay nodes');
xlabel('No. of Intermediate nodes in a relay path');
ylabel('SINR-m in dB');
plot(xaxis,avg_sm_SISO(2:end),'bo-');
plot(xaxis,avg_sm4(2:end),'rx-');
plot(xaxis,avg_sm16(2:end),'m+-');
plot(xaxis,avg_sm32(2:end),'k*-');
legend('SISO', '4x4', '16x16', '32x32');
hold off;

% Plot of Avg BER Vs No. of intermediate relay nodes
figure;
hold on;
grid on;
title('Avg BER Vs No. of intermediate relay nodes')
xlabel('No. of Intermediate nodes in a relay path');
ylabel('BER');
plot(xaxis,avg_ber_SISO(2:end),'bo-');
plot(xaxis,avg_ber4(2:end),'rx-');
plot(xaxis,avg_ber16(2:end),'m+-');
plot(xaxis,avg_ber32(2:end),'k*-');
legend('SISO', '4x4', '16x16', '32x32');
hold off;